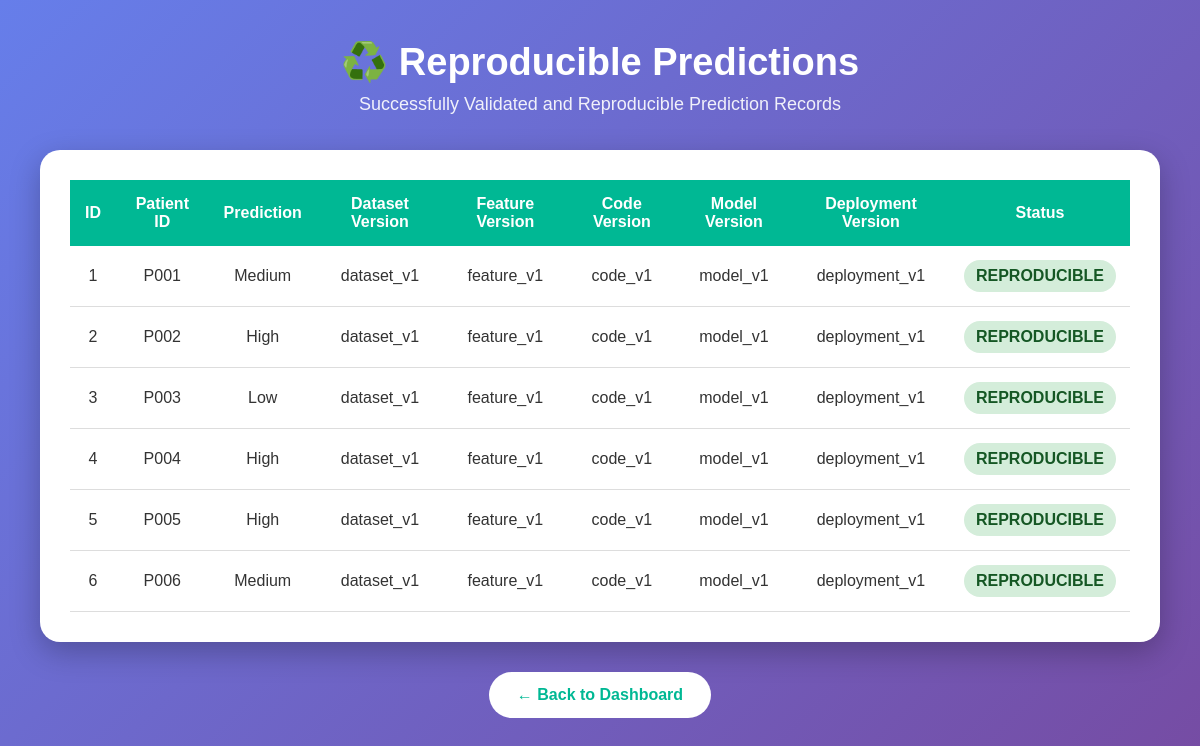
The page /reproducible-page on the database its author committed.
### tables this page shows
CREATE TABLE predictions (
            id INTEGER PRIMARY KEY AUTOINCREMENT,
            patient_id TEXT NOT NULL,
            prediction TEXT NOT NULL,
            dataset_version TEXT NOT NULL,
            feature_version TEXT NOT NULL,
            code_version TEXT NOT NULL,
            model_version TEXT NOT NULL,
            parameters TEXT,
            deployment_version TEXT,
            approved_by TEXT
        , reproducibility_status TEXT DEFAULT 'UNKNOWN', failure_reason TEXT);

### backend/app.py (the view)
@app.route("/reproducible-page")
def reproducible_page():
    connection = get_connection()
    try:
        rows = connection.execute("""
            SELECT *
            FROM predictions
            WHERE reproducibility_status = 'REPRODUCIBLE'
            ORDER BY id
        """).fetchall()
        predictions = [dict(row) for row in rows]
    finally:
        connection.close()
    return render_template(
        "reproducible.html",
        predictions=predictions
    )

### backend/database.py (called while the page is built)
def get_connection():
    connection = sqlite3.connect(DATABASE)
    connection.row_factory = sqlite3.Row
    connection.execute("PRAGMA foreign_keys = ON")
    return connection

### templates/reproducible.html (shortened to what this page needs)
<!DOCTYPE html>
<html lang="en">
<head>
</head>
<body>
    <div class="container">
        <div class="header">
            <h1>♻️ Reproducible Predictions</h1>
            <p>
                Successfully Validated and Reproducible Prediction Records
            </p>
        </div>
        <div class="table-box">
            {% if predictions %}
            <table>
                <thead>
                    <tr>
                        <th>ID</th>
                        <th>Patient ID</th>
                        <th>Prediction</th>
                        <th>Dataset Version</th>
                        <th>Feature Version</th>
                        <th>Code Version</th>
                        <th>Model Version</th>
                        <th>Deployment Version</th>
                        <th>Status</th>
                    </tr>
                </thead>
                <tbody>
                    {% for prediction in predictions %}
                    <tr>
                        <td>{{ prediction.id }}</td>
                        <td>
                            {{ prediction.patient_id }}
                        </td>
                        <td>
                            {{ prediction.prediction }}
                        </td>
                        <td>
                            {{ prediction.dataset_version }}
                        </td>
                        <td>
                            {{ prediction.feature_version }}
                        </td>
                        <td>
                            {{ prediction.code_version }}
                        </td>
                        <td>
                            {{ prediction.model_version }}
                        </td>
                        <td>
                            {{ prediction.deployment_version }}
                        </td>
                        <td>
                            <span class="status">
                                {{ prediction.reproducibility_status }}
                            </span>
                        </td>
                    </tr>
                    {% endfor %}
                </tbody>
            </table>
            {% else %}
            <div class="empty-message">
                No reproducible predictions found.
            </div>
            {% endif %}
        </div>
        <div class="back-container">
            <a href="/dashboard" class="back">
                ← Back to Dashboard
            </a>
        </div>
    </div>
</body>
</html>

### templates/reproducible.html (style rules this page uses)
* { margin: 0; padding: 0; box-sizing: border-box; font-family: Arial, sans-serif; }
body { background: linear-gradient(135deg, #667eea, #764ba2); min-height: 100vh; padding: 40px; }
.container { max-width: 1400px; margin: auto; }
.header { text-align: center; color: white; margin-bottom: 35px; }
.header h1 { font-size: 38px; margin-bottom: 10px; }
.header p { font-size: 18px; opacity: 0.9; }
.table-box { background: white; border-radius: 20px; padding: 30px; overflow-x: auto; box-shadow: 0 10px 30px rgba(0, 0, 0, 0.25); }
table { width: 100%; border-collapse: collapse; }
th { background: #00b894; color: white; padding: 15px; text-align: center; }
td { padding: 14px; text-align: center; border-bottom: 1px solid #ddd; color: #333; }
.status { background: #d4edda; color: #155724; padding: 7px 12px; border-radius: 20px; font-weight: bold; display: inline-block; }
.back-container { text-align: center; }
.back { display: inline-block; margin-top: 30px; padding: 14px 28px; background: white; color: #00b894; text-decoration: none; border-radius: 25px; font-weight: bold; transition: 0.3s; }

### rows shown on the page
predictions: id "1", patient_id "P001", prediction "Medium", dataset_version "dataset_v1", feature_version "feature_v1", code_version "code_v1", model_version "model_v1", deployment_version "deployment_v1", reproducibility_status "REPRODUCIBLE"
predictions: id "2", patient_id "P002", prediction "High", dataset_version "dataset_v1", feature_version "feature_v1", code_version "code_v1", model_version "model_v1", deployment_version "deployment_v1", reproducibility_status "REPRODUCIBLE"
predictions: id "3", patient_id "P003", prediction "Low", dataset_version "dataset_v1", feature_version "feature_v1", code_version "code_v1", model_version "model_v1", deployment_version "deployment_v1", reproducibility_status "REPRODUCIBLE"
predictions: id "4", patient_id "P004", prediction "High", dataset_version "dataset_v1", feature_version "feature_v1", code_version "code_v1", model_version "model_v1", deployment_version "deployment_v1", reproducibility_status "REPRODUCIBLE"
predictions: id "5", patient_id "P005", prediction "High", dataset_version "dataset_v1", feature_version "feature_v1", code_version "code_v1", model_version "model_v1", deployment_version "deployment_v1", reproducibility_status "REPRODUCIBLE"
predictions: id "6", patient_id "P006", prediction "Medium", dataset_version "dataset_v1", feature_version "feature_v1", code_version "code_v1", model_version "model_v1", deployment_version "deployment_v1", reproducibility_status "REPRODUCIBLE"
